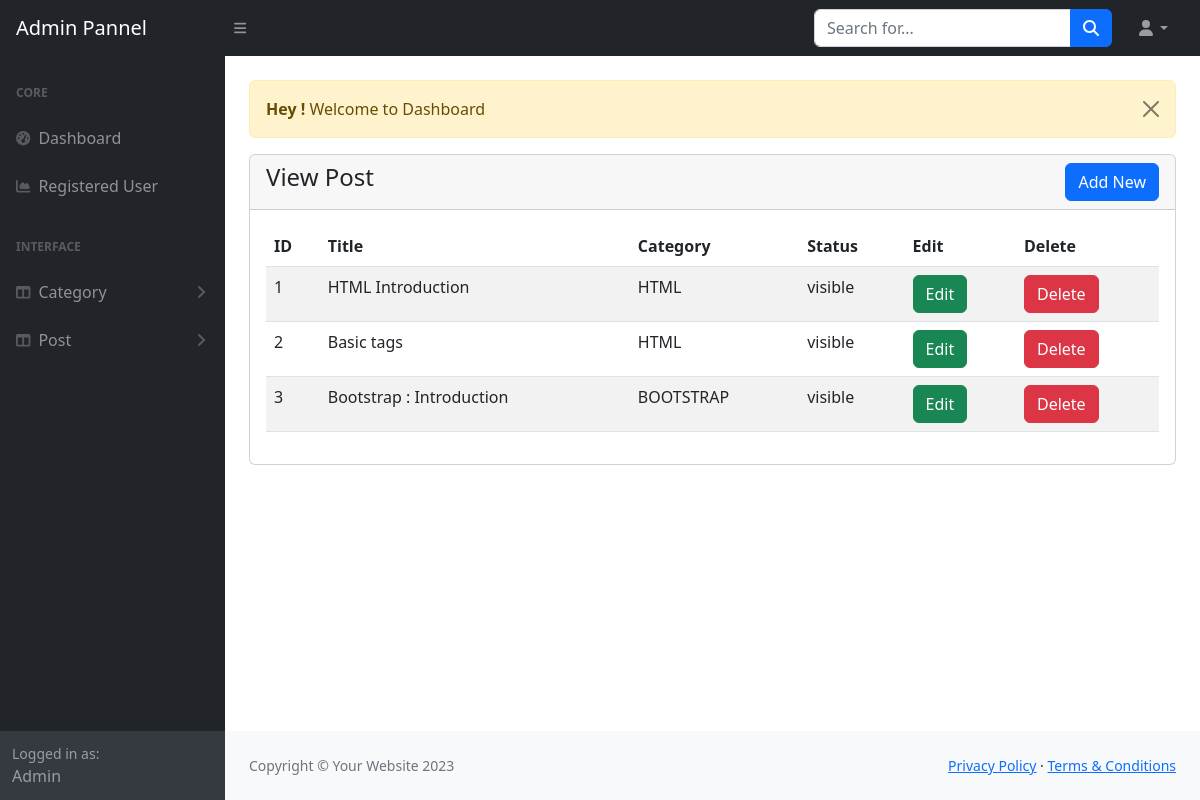
The app's page /admin/view-post.php (signed in) with its own data.
### tables this page shows
CREATE TABLE `posts` (
  `id` int(11) NOT NULL,
  `title` varchar(255) NOT NULL,
  `url` varchar(255) NOT NULL,
  `post_content` text NOT NULL,
  `category_id` int(11) NOT NULL,
  `meta_title` mediumtext DEFAULT NULL,
  `meta_description` text DEFAULT NULL,
  `meta_keywords` mediumtext NOT NULL,
  `status` tinyint(11) NOT NULL DEFAULT 0,
  `created_by` tinyint(11) NOT NULL DEFAULT 1,
  `created_at` timestamp NOT NULL DEFAULT current_timestamp() ON UPDATE current_timestamp()
);

CREATE TABLE `blog_category` (
  `id` int(11) NOT NULL,
  `name` varchar(255) NOT NULL,
  `url` varchar(255) NOT NULL,
  `meta_title` mediumtext NOT NULL,
  `meta_description` text NOT NULL,
  `meta_keywords` mediumtext NOT NULL,
  `status` tinyint(11) NOT NULL DEFAULT 0
);

### admin/view-post.php (the view, shortened to what this page needs)
<?php
include("Includes/header.php");
?>
<div class="container-fluid px-4">
   <div class="row mt-4">
      <div class="col-md-12 mb-3">
        <?php include('message.php') ?>
        <div class="card">
            <div class="card-header">
                <a href="add-post.php" class="btn btn-primary float-end"> Add New </a>
                <h4>View Post </h4>
                <?php include("message.php")?>
            </div>
            <div class="card-body">
                   <div class="table-responsive">
                    <table class=" table table-borderd table-striped">
                      <thead>
                        <tr>
                          <th>ID</th>
                          <th>Title</th>
                          <th>Category</th>
                          <th>Status</th>
                          <th>Edit</th>
                          <th>Delete</th>
                        </tr>
                      </thead>
                      <tbody>
                        <?php
                           $query = " SELECT p.*, c.name AS cname FROM posts p, blog_category c WHERE c.id = p.category_id ";
                           $query_run =  mysqli_query($conn, $query);
                           if(mysqli_num_rows($query_run) > 0){
                            foreach($query_run as $post){
                              ?>
                              <tr>
                                <td><?=$post['id'] ?></td>
                                <td><?=$post['title'] ?></td>
                                <td><?=strtoupper($post['cname']); ?></td>
                                <td><?=$post['status'] == '1 ' ? 'hidden': 'visible' ?></td>
                                <td> <a href="edit-post.php?id=<?= $post['id'] ?>" class="btn btn-success">Edit</a></td>
                                <td>
                                  <form action="code.php" method="post">
                                    <button type="submit" class="btn btn-danger" value="<?= $post['id'] ?>" name="post_delete">Delete</button>
                                  </form>
                                </td>
                              </tr>
                              <?php
                            }
                           }else{
                            ?>
                                <tr>
                                  <td colspan="6">No Rerods Founds </td>
                                </tr>
                            <?php
                           }
                        ?>
                      </tbody>
                    </table>
                   </div>
            </div>
        </div>
      </div>
  </div>
</div>
<?php
include("Includes/footer.php");
include("Includes/scripts.php");
?>

### records on screen
posts: id "1", title "HTML Introduction", blog_category.name "HTML", status "visible"
posts: id "2", title "Basic tags", blog_category.name "HTML", status "visible"
posts: id "3", title "Bootstrap : Introduction", blog_category.name "BOOTSTRAP", status "visible"

### other values on screen
$_SESSION['message'] "Welcome to Dashboard"
